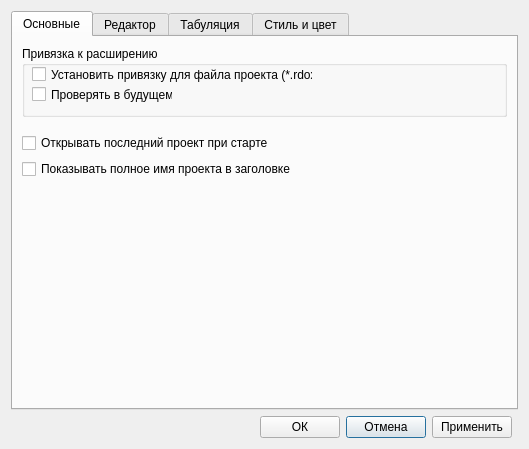
<?xml version="1.0" encoding="UTF-8"?>
<ui version="4.0">
 <class>ViewPreferencesDialog</class>
 <widget class="QDialog" name="ViewPreferencesDialog">
  <property name="geometry">
   <rect>
    <x>0</x>
    <y>0</y>
    <width>499</width>
    <height>449</height>
   </rect>
  </property>
  <property name="windowTitle">
   <string>Настройки</string>
  </property>
  <layout class="QGridLayout" name="gridLayout">
   <item row="1" column="2">
    <widget class="QPushButton" name="buttonCancel">
     <property name="text">
      <string>Отмена</string>
     </property>
    </widget>
   </item>
   <item row="1" column="3">
    <widget class="QPushButton" name="buttonApply">
     <property name="text">
      <string>Применить</string>
     </property>
    </widget>
   </item>
   <item row="1" column="0">
    <spacer name="horizontalSpacer">
     <property name="orientation">
      <enum>Qt::Horizontal</enum>
     </property>
     <property name="sizeHint" stdset="0">
      <size>
       <width>149</width>
       <height>20</height>
      </size>
     </property>
    </spacer>
   </item>
   <item row="1" column="1">
    <widget class="QPushButton" name="buttonOk">
     <property name="text">
      <string>ОК</string>
     </property>
    </widget>
   </item>
   <item row="0" column="0" colspan="5">
    <widget class="QTabWidget" name="tabWidget">
     <property name="currentIndex">
      <number>0</number>
     </property>
     <widget class="QWidget" name="tab_1">
      <property name="accessibleName">
       <string/>
      </property>
      <attribute name="title">
       <string>Основные</string>
      </attribute>
      <layout class="QGridLayout" name="gridLayout_2">
       <item row="0" column="0">
        <layout class="QVBoxLayout" name="verticalLayout_2">
         <item>
          <widget class="QGroupBox" name="groupBox">
           <property name="title">
            <string>Привязка к расширению</string>
           </property>
           <widget class="QCheckBox" name="setupCheckBox">
            <property name="geometry">
             <rect>
              <x>10</x>
              <y>20</y>
              <width>281</width>
              <height>17</height>
             </rect>
            </property>
            <property name="text">
             <string>Установить привязку для файла проекта (*.rdox)</string>
            </property>
           </widget>
           <widget class="QCheckBox" name="checkInFutureCheckBox">
            <property name="geometry">
             <rect>
              <x>10</x>
              <y>40</y>
              <width>141</width>
              <height>17</height>
             </rect>
            </property>
            <property name="text">
             <string>Проверять в будущем</string>
            </property>
           </widget>
          </widget>
         </item>
         <item>
          <spacer name="verticalSpacer_3">
           <property name="orientation">
            <enum>Qt::Vertical</enum>
           </property>
           <property name="sizeType">
            <enum>QSizePolicy::Maximum</enum>
           </property>
           <property name="sizeHint" stdset="0">
            <size>
             <width>20</width>
             <height>10</height>
            </size>
           </property>
          </spacer>
         </item>
         <item>
          <widget class="QCheckBox" name="openLastProjectCheckBox">
           <property name="text">
            <string>Открывать последний проект при старте</string>
           </property>
          </widget>
         </item>
         <item>
          <widget class="QCheckBox" name="showFullNameCheckBox">
           <property name="text">
            <string>Показывать полное имя проекта в заголовке</string>
           </property>
          </widget>
         </item>
        </layout>
       </item>
       <item row="1" column="0">
        <spacer name="verticalSpacer_2">
         <property name="orientation">
          <enum>Qt::Vertical</enum>
         </property>
         <property name="sizeType">
          <enum>QSizePolicy::Minimum</enum>
         </property>
         <property name="sizeHint" stdset="0">
          <size>
           <width>20</width>
           <height>220</height>
          </size>
         </property>
        </spacer>
       </item>
      </layout>
     </widget>
     <widget class="QWidget" name="tab_2">
      <attribute name="title">
       <string>Редактор</string>
      </attribute>
      <layout class="QVBoxLayout" name="verticalLayout">
       <item>
        <layout class="QHBoxLayout" name="horizontalLayout">
         <item>
          <widget class="QGroupBox" name="groupBoxAutoComplete">
           <property name="sizePolicy">
            <sizepolicy hsizetype="Expanding" vsizetype="Expanding">
             <horstretch>0</horstretch>
             <verstretch>0</verstretch>
            </sizepolicy>
           </property>
           <property name="minimumSize">
            <size>
             <width>200</width>
             <height>100</height>
            </size>
           </property>
           <property name="title">
            <string>Авто-завершение</string>
           </property>
           <widget class="QCheckBox" name="checkBoxCodeCompUse">
            <property name="geometry">
             <rect>
              <x>10</x>
              <y>20</y>
              <width>171</width>
              <height>17</height>
             </rect>
            </property>
            <property name="sizePolicy">
             <sizepolicy hsizetype="Expanding" vsizetype="Fixed">
              <horstretch>0</horstretch>
              <verstretch>0</verstretch>
             </sizepolicy>
            </property>
            <property name="text">
             <string>Включить</string>
            </property>
           </widget>
           <widget class="QRadioButton" name="radioButtonFullList">
            <property name="geometry">
             <rect>
              <x>20</x>
              <y>50</y>
              <width>131</width>
              <height>17</height>
             </rect>
            </property>
            <property name="text">
             <string>Полный список</string>
            </property>
           </widget>
           <widget class="QRadioButton" name="radioButtonNearestWords">
            <property name="geometry">
             <rect>
              <x>20</x>
              <y>70</y>
              <width>171</width>
              <height>17</height>
             </rect>
            </property>
            <property name="sizePolicy">
             <sizepolicy hsizetype="Expanding" vsizetype="Fixed">
              <horstretch>0</horstretch>
              <verstretch>0</verstretch>
             </sizepolicy>
            </property>
            <property name="text">
             <string>Только ближайшие слова</string>
            </property>
           </widget>
          </widget>
         </item>
         <item>
          <widget class="QGroupBox" name="groupBoxLeft">
           <property name="sizePolicy">
            <sizepolicy hsizetype="Expanding" vsizetype="Expanding">
             <horstretch>0</horstretch>
             <verstretch>0</verstretch>
            </sizepolicy>
           </property>
           <property name="minimumSize">
            <size>
             <width>200</width>
             <height>100</height>
            </size>
           </property>
           <property name="title">
            <string>Слева</string>
           </property>
           <widget class="QCheckBox" name="checkBoxMarginFold">
            <property name="geometry">
             <rect>
              <x>10</x>
              <y>20</y>
              <width>281</width>
              <height>17</height>
             </rect>
            </property>
            <property name="text">
             <string>Выводить группы</string>
            </property>
           </widget>
           <widget class="QCheckBox" name="checkBoxMarginBookmark">
            <property name="geometry">
             <rect>
              <x>10</x>
              <y>40</y>
              <width>281</width>
              <height>17</height>
             </rect>
            </property>
            <property name="text">
             <string>Выводить закладки</string>
            </property>
           </widget>
           <widget class="QCheckBox" name="checkBoxMarginLineNum">
            <property name="geometry">
             <rect>
              <x>10</x>
              <y>60</y>
              <width>301</width>
              <height>21</height>
             </rect>
            </property>
            <property name="sizePolicy">
             <sizepolicy hsizetype="Expanding" vsizetype="Fixed">
              <horstretch>0</horstretch>
              <verstretch>0</verstretch>
             </sizepolicy>
            </property>
            <property name="text">
             <string>Выводить номера строк</string>
            </property>
           </widget>
          </widget>
         </item>
        </layout>
       </item>
       <item>
        <spacer name="verticalSpacer">
         <property name="orientation">
          <enum>Qt::Vertical</enum>
         </property>
         <property name="sizeType">
          <enum>QSizePolicy::Expanding</enum>
         </property>
         <property name="sizeHint" stdset="0">
          <size>
           <width>20</width>
           <height>173</height>
          </size>
         </property>
        </spacer>
       </item>
      </layout>
     </widget>
     <widget class="QWidget" name="tab_3">
      <attribute name="title">
       <string>Табуляция</string>
      </attribute>
      <layout class="QGridLayout" name="gridLayout_3">
       <item row="0" column="0">
        <widget class="QGroupBox" name="groupBox_2">
         <property name="title">
          <string/>
         </property>
         <layout class="QGridLayout" name="gridLayout_4">
          <item row="0" column="0">
           <layout class="QHBoxLayout" name="horizontalLayout_4">
            <item>
             <layout class="QVBoxLayout" name="verticalLayout_3">
              <property name="sizeConstraint">
               <enum>QLayout::SetMinimumSize</enum>
              </property>
              <item>
               <layout class="QHBoxLayout" name="horizontalLayout_2">
                <item>
                 <widget class="QLabel" name="tabSizeLabel">
                  <property name="sizePolicy">
                   <sizepolicy hsizetype="Fixed" vsizetype="Preferred">
                    <horstretch>0</horstretch>
                    <verstretch>0</verstretch>
                   </sizepolicy>
                  </property>
                  <property name="text">
                   <string>Размер табуляции</string>
                  </property>
                 </widget>
                </item>
                <item>
                 <spacer name="horizontalSpacer_3">
                  <property name="orientation">
                   <enum>Qt::Horizontal</enum>
                  </property>
                  <property name="sizeHint" stdset="0">
                   <size>
                    <width>40</width>
                    <height>20</height>
                   </size>
                  </property>
                 </spacer>
                </item>
                <item>
                 <widget class="QLineEdit" name="tabSizeLineEdit">
                  <property name="sizePolicy">
                   <sizepolicy hsizetype="Fixed" vsizetype="Fixed">
                    <horstretch>0</horstretch>
                    <verstretch>0</verstretch>
                   </sizepolicy>
                  </property>
                  <property name="maximumSize">
                   <size>
                    <width>70</width>
                    <height>16777215</height>
                   </size>
                  </property>
                 </widget>
                </item>
               </layout>
              </item>
              <item>
               <layout class="QHBoxLayout" name="horizontalLayout_3">
                <item>
                 <widget class="QLabel" name="indentSizeLabel">
                  <property name="text">
                   <string>Размер отступа</string>
                  </property>
                 </widget>
                </item>
                <item>
                 <spacer name="horizontalSpacer_2">
                  <property name="orientation">
                   <enum>Qt::Horizontal</enum>
                  </property>
                  <property name="sizeHint" stdset="0">
                   <size>
                    <width>40</width>
                    <height>20</height>
                   </size>
                  </property>
                 </spacer>
                </item>
                <item>
                 <widget class="QLineEdit" name="indentSizeLineEdit">
                  <property name="minimumSize">
                   <size>
                    <width>70</width>
                    <height>0</height>
                   </size>
                  </property>
                  <property name="maximumSize">
                   <size>
                    <width>70</width>
                    <height>16777215</height>
                   </size>
                  </property>
                 </widget>
                </item>
               </layout>
              </item>
             </layout>
            </item>
            <item>
             <layout class="QVBoxLayout" name="verticalLayout_4">
              <item>
               <widget class="QCheckBox" name="useTabSymbolCheckBox">
                <property name="text">
                 <string>Использовать символ табуляции (не пробел)</string>
                </property>
               </widget>
              </item>
              <item>
               <widget class="QCheckBox" name="indentAsTabcheckBox">
                <property name="text">
                 <string>Отступ через табуляцию</string>
                </property>
               </widget>
              </item>
             </layout>
            </item>
           </layout>
          </item>
          <item row="1" column="0">
           <layout class="QVBoxLayout" name="verticalLayout_6">
            <item>
             <layout class="QVBoxLayout" name="verticalLayout_5">
              <item>
               <widget class="QRadioButton" name="eraseWithTabRadioButton">
                <property name="text">
                 <string>Стирать табуляцией</string>
                </property>
               </widget>
              </item>
              <item>
               <widget class="QRadioButton" name="eraseWithIndentRadioButton">
                <property name="text">
                 <string>Стирать отступом</string>
                </property>
               </widget>
              </item>
             </layout>
            </item>
            <item>
             <widget class="QCheckBox" name="autoIndentCheckBox">
              <property name="text">
               <string>Авто-отступ</string>
              </property>
             </widget>
            </item>
           </layout>
          </item>
         </layout>
        </widget>
       </item>
       <item row="1" column="0">
        <spacer name="verticalSpacer_4">
         <property name="orientation">
          <enum>Qt::Vertical</enum>
         </property>
         <property name="sizeType">
          <enum>QSizePolicy::Minimum</enum>
         </property>
         <property name="sizeHint" stdset="0">
          <size>
           <width>20</width>
           <height>180</height>
          </size>
         </property>
        </spacer>
       </item>
      </layout>
     </widget>
     <widget class="QWidget" name="tab_4">
      <attribute name="title">
       <string>Стиль и цвет</string>
      </attribute>
      <layout class="QGridLayout" name="gridLayout_5">
       <item row="4" column="1" colspan="2">
        <widget class="QStackedWidget" name="stackedWidget">
         <property name="minimumSize">
          <size>
           <width>0</width>
           <height>90</height>
          </size>
         </property>
         <property name="currentIndex">
          <number>0</number>
         </property>
         <widget class="QWidget" name="pageRoot">
          <layout class="QGridLayout" name="gridLayout_7">
           <item row="1" column="0">
            <layout class="QHBoxLayout" name="horizontalLayout_15">
             <item>
              <widget class="QLabel" name="label_12">
               <property name="text">
                <string>Показать как</string>
               </property>
              </widget>
             </item>
             <item>
              <widget class="QComboBox" name="switchPreviewComboBox">
               <property name="minimumSize">
                <size>
                 <width>100</width>
                 <height>0</height>
                </size>
               </property>
              </widget>
             </item>
             <item>
              <spacer name="horizontalSpacer_7">
               <property name="orientation">
                <enum>Qt::Horizontal</enum>
               </property>
               <property name="sizeHint" stdset="0">
                <size>
                 <width>40</width>
                 <height>20</height>
                </size>
               </property>
              </spacer>
             </item>
            </layout>
           </item>
           <item row="0" column="0">
            <spacer name="verticalSpacer_5">
             <property name="orientation">
              <enum>Qt::Vertical</enum>
             </property>
             <property name="sizeHint" stdset="0">
              <size>
               <width>20</width>
               <height>40</height>
              </size>
             </property>
            </spacer>
           </item>
          </layout>
         </widget>
         <widget class="QWidget" name="pageText">
          <layout class="QGridLayout" name="gridLayout_6">
           <item row="0" column="0">
            <layout class="QHBoxLayout" name="horizontalLayout_9">
             <item>
              <widget class="QCheckBox" name="wordWrapEditorCheckBox">
               <property name="text">
                <string>Перенос слов</string>
               </property>
              </widget>
             </item>
             <item>
              <widget class="QCheckBox" name="horzScrollEditorCheckBox">
               <property name="text">
                <string>Горизонтальная прокрутка</string>
               </property>
              </widget>
             </item>
            </layout>
           </item>
           <item row="1" column="0">
            <layout class="QHBoxLayout" name="horizontalLayout_16">
             <item>
              <layout class="QHBoxLayout" name="horizontalLayout_17">
               <item>
                <widget class="QLabel" name="label_9">
                 <property name="text">
                  <string>Группа</string>
                 </property>
                </widget>
               </item>
               <item>
                <widget class="QComboBox" name="foldComboBox">
                 <property name="minimumSize">
                  <size>
                   <width>110</width>
                   <height>0</height>
                  </size>
                 </property>
                </widget>
               </item>
              </layout>
             </item>
             <item>
              <layout class="QHBoxLayout" name="horizontalLayout_18">
               <item>
                <widget class="QLabel" name="label_11">
                 <property name="text">
                  <string>Закладка</string>
                 </property>
                </widget>
               </item>
               <item>
                <widget class="QComboBox" name="bookmarkComboBox">
                 <property name="minimumSize">
                  <size>
                   <width>90</width>
                   <height>0</height>
                  </size>
                 </property>
                </widget>
               </item>
              </layout>
             </item>
            </layout>
           </item>
           <item row="2" column="0">
            <widget class="QCheckBox" name="commentCheckBox">
             <property name="text">
              <string>Группа для комментариев</string>
             </property>
            </widget>
           </item>
           <item row="3" column="0">
            <spacer name="verticalSpacer_11">
             <property name="orientation">
              <enum>Qt::Vertical</enum>
             </property>
             <property name="sizeHint" stdset="0">
              <size>
               <width>20</width>
               <height>40</height>
              </size>
             </property>
            </spacer>
           </item>
          </layout>
         </widget>
         <widget class="QWidget" name="pageCompile">
          <layout class="QGridLayout" name="gridLayout_8">
           <item row="0" column="0">
            <layout class="QHBoxLayout" name="horizontalLayout_19">
             <item>
              <widget class="QCheckBox" name="wordWrapBuildCheckBox">
               <property name="text">
                <string>Перенос слов</string>
               </property>
              </widget>
             </item>
             <item>
              <widget class="QCheckBox" name="horzScrollBuildCheckBox">
               <property name="text">
                <string>Горизонтальная прокрутка</string>
               </property>
              </widget>
             </item>
            </layout>
           </item>
           <item row="2" column="0">
            <spacer name="verticalSpacer_6">
             <property name="orientation">
              <enum>Qt::Vertical</enum>
             </property>
             <property name="sizeHint" stdset="0">
              <size>
               <width>20</width>
               <height>40</height>
              </size>
             </property>
            </spacer>
           </item>
           <item row="1" column="0">
            <widget class="QCheckBox" name="warningCheckBox">
             <property name="text">
              <string>Вывод предупреждений</string>
             </property>
            </widget>
           </item>
          </layout>
         </widget>
         <widget class="QWidget" name="pageDebug">
          <layout class="QGridLayout" name="gridLayout_9">
           <item row="0" column="0">
            <layout class="QHBoxLayout" name="horizontalLayout_20">
             <item>
              <widget class="QCheckBox" name="wordWrapDebugCheckBox">
               <property name="text">
                <string>Перенос слов</string>
               </property>
              </widget>
             </item>
             <item>
              <widget class="QCheckBox" name="horzScrollDebugCheckBox">
               <property name="text">
                <string>Горизонтальная прокрутка</string>
               </property>
              </widget>
             </item>
            </layout>
           </item>
           <item row="1" column="0">
            <spacer name="verticalSpacer_7">
             <property name="orientation">
              <enum>Qt::Vertical</enum>
             </property>
             <property name="sizeHint" stdset="0">
              <size>
               <width>20</width>
               <height>40</height>
              </size>
             </property>
            </spacer>
           </item>
          </layout>
         </widget>
         <widget class="QWidget" name="pageTrace">
          <layout class="QGridLayout" name="gridLayout_10">
           <item row="0" column="1">
            <layout class="QHBoxLayout" name="horizontalLayout_22">
             <item>
              <widget class="QLabel" name="label_14">
               <property name="text">
                <string>Горизонт. отступ</string>
               </property>
              </widget>
             </item>
             <item>
              <widget class="QLineEdit" name="horzIndentLineEdit"/>
             </item>
            </layout>
           </item>
           <item row="0" column="0">
            <layout class="QHBoxLayout" name="horizontalLayout_21">
             <item>
              <widget class="QLabel" name="label_13">
               <property name="text">
                <string>Верт. отступ</string>
               </property>
              </widget>
             </item>
             <item>
              <widget class="QLineEdit" name="vertIndentLineEdit"/>
             </item>
            </layout>
           </item>
           <item row="1" column="0">
            <spacer name="verticalSpacer_8">
             <property name="orientation">
              <enum>Qt::Vertical</enum>
             </property>
             <property name="sizeHint" stdset="0">
              <size>
               <width>20</width>
               <height>40</height>
              </size>
             </property>
            </spacer>
           </item>
          </layout>
         </widget>
         <widget class="QWidget" name="pageResult">
          <layout class="QGridLayout" name="gridLayout_11">
           <item row="0" column="0">
            <layout class="QHBoxLayout" name="horizontalLayout_23">
             <item>
              <widget class="QCheckBox" name="wordWrapResultsCheckBox">
               <property name="text">
                <string>Перенос слов</string>
               </property>
              </widget>
             </item>
             <item>
              <widget class="QCheckBox" name="horzScrollResultsCheckBox">
               <property name="text">
                <string>Горизонтальная прокрутка</string>
               </property>
              </widget>
             </item>
            </layout>
           </item>
           <item row="1" column="0">
            <spacer name="verticalSpacer_9">
             <property name="orientation">
              <enum>Qt::Vertical</enum>
             </property>
             <property name="sizeHint" stdset="0">
              <size>
               <width>20</width>
               <height>44</height>
              </size>
             </property>
            </spacer>
           </item>
          </layout>
         </widget>
         <widget class="QWidget" name="pageSearch">
          <layout class="QGridLayout" name="gridLayout_12">
           <item row="0" column="0">
            <layout class="QHBoxLayout" name="horizontalLayout_24">
             <item>
              <widget class="QCheckBox" name="wordWrapFindCheckBox">
               <property name="text">
                <string>Перенос слов</string>
               </property>
              </widget>
             </item>
             <item>
              <widget class="QCheckBox" name="horzScrollFindCheckBox">
               <property name="text">
                <string>Горизонтальная прокрутка</string>
               </property>
              </widget>
             </item>
            </layout>
           </item>
           <item row="1" column="0">
            <spacer name="verticalSpacer_10">
             <property name="orientation">
              <enum>Qt::Vertical</enum>
             </property>
             <property name="sizeHint" stdset="0">
              <size>
               <width>20</width>
               <height>44</height>
              </size>
             </property>
            </spacer>
           </item>
          </layout>
         </widget>
         <widget class="QWidget" name="pageChart">
          <layout class="QGridLayout" name="gridLayout_13">
           <item row="0" column="0">
            <layout class="QHBoxLayout" name="horizontalLayout_26">
             <item>
              <widget class="QLabel" name="label_15">
               <property name="text">
                <string>Заголовок</string>
               </property>
              </widget>
             </item>
             <item>
              <widget class="QComboBox" name="titleComboBox">
               <item>
                <property name="text">
                 <string>8</string>
                </property>
               </item>
               <item>
                <property name="text">
                 <string>9</string>
                </property>
               </item>
               <item>
                <property name="text">
                 <string>10</string>
                </property>
               </item>
               <item>
                <property name="text">
                 <string>11</string>
                </property>
               </item>
               <item>
                <property name="text">
                 <string>12</string>
                </property>
               </item>
               <item>
                <property name="text">
                 <string>14</string>
                </property>
               </item>
               <item>
                <property name="text">
                 <string>16</string>
                </property>
               </item>
               <item>
                <property name="text">
                 <string>18</string>
                </property>
               </item>
               <item>
                <property name="text">
                 <string>20</string>
                </property>
               </item>
               <item>
                <property name="text">
                 <string>22</string>
                </property>
               </item>
               <item>
                <property name="text">
                 <string>24</string>
                </property>
               </item>
               <item>
                <property name="text">
                 <string>26</string>
                </property>
               </item>
               <item>
                <property name="text">
                 <string>28</string>
                </property>
               </item>
               <item>
                <property name="text">
                 <string>36</string>
                </property>
               </item>
               <item>
                <property name="text">
                 <string>48</string>
                </property>
               </item>
               <item>
                <property name="text">
                 <string>72</string>
                </property>
               </item>
              </widget>
             </item>
            </layout>
           </item>
           <item row="0" column="1">
            <layout class="QHBoxLayout" name="horizontalLayout_27">
             <item>
              <spacer name="horizontalSpacer_8">
               <property name="orientation">
                <enum>Qt::Horizontal</enum>
               </property>
               <property name="sizeHint" stdset="0">
                <size>
                 <width>40</width>
                 <height>20</height>
                </size>
               </property>
              </spacer>
             </item>
             <item>
              <widget class="QLabel" name="label_16">
               <property name="text">
                <string>Легенда</string>
               </property>
              </widget>
             </item>
             <item>
              <widget class="QComboBox" name="legendComboBox">
               <item>
                <property name="text">
                 <string>8</string>
                </property>
               </item>
               <item>
                <property name="text">
                 <string>9</string>
                </property>
               </item>
               <item>
                <property name="text">
                 <string>10</string>
                </property>
               </item>
               <item>
                <property name="text">
                 <string>11</string>
                </property>
               </item>
               <item>
                <property name="text">
                 <string>12</string>
                </property>
               </item>
               <item>
                <property name="text">
                 <string>14</string>
                </property>
               </item>
               <item>
                <property name="text">
                 <string>16</string>
                </property>
               </item>
               <item>
                <property name="text">
                 <string>18</string>
                </property>
               </item>
               <item>
                <property name="text">
                 <string>20</string>
                </property>
               </item>
               <item>
                <property name="text">
                 <string>22</string>
                </property>
               </item>
               <item>
                <property name="text">
                 <string>24</string>
                </property>
               </item>
               <item>
                <property name="text">
                 <string>26</string>
                </property>
               </item>
               <item>
                <property name="text">
                 <string>28</string>
                </property>
               </item>
               <item>
                <property name="text">
                 <string>36</string>
                </property>
               </item>
               <item>
                <property name="text">
                 <string>48</string>
                </property>
               </item>
               <item>
                <property name="text">
                 <string>72</string>
                </property>
               </item>
              </widget>
             </item>
            </layout>
           </item>
           <item row="1" column="0" colspan="2">
            <layout class="QHBoxLayout" name="horizontalLayout_25">
             <item>
              <widget class="QLabel" name="label_17">
               <property name="text">
                <string>Минимальный интервал между значениями</string>
               </property>
              </widget>
             </item>
             <item>
              <widget class="QLineEdit" name="tickWidthLineEdit">
               <property name="maximumSize">
                <size>
                 <width>50</width>
                 <height>16777215</height>
                </size>
               </property>
              </widget>
             </item>
            </layout>
           </item>
           <item row="0" column="2">
            <spacer name="horizontalSpacer_6">
             <property name="orientation">
              <enum>Qt::Horizontal</enum>
             </property>
             <property name="sizeHint" stdset="0">
              <size>
               <width>40</width>
               <height>20</height>
              </size>
             </property>
            </spacer>
           </item>
          </layout>
         </widget>
         <widget class="QWidget" name="pageAnimation"/>
        </widget>
       </item>
       <item row="0" column="1">
        <layout class="QHBoxLayout" name="horizontalLayout_7">
         <item>
          <widget class="QLabel" name="label_3">
           <property name="text">
            <string>Тема</string>
           </property>
          </widget>
         </item>
         <item>
          <spacer name="horizontalSpacer_4">
           <property name="orientation">
            <enum>Qt::Horizontal</enum>
           </property>
           <property name="sizeHint" stdset="0">
            <size>
             <width>13</width>
             <height>17</height>
            </size>
           </property>
          </spacer>
         </item>
         <item>
          <widget class="QComboBox" name="themeComboBox">
           <property name="minimumSize">
            <size>
             <width>160</width>
             <height>0</height>
            </size>
           </property>
          </widget>
         </item>
        </layout>
       </item>
       <item row="1" column="1" colspan="2">
        <layout class="QHBoxLayout" name="horizontalLayout_8">
         <item>
          <widget class="QFontComboBox" name="fontComboBox">
           <property name="minimumSize">
            <size>
             <width>200</width>
             <height>0</height>
            </size>
           </property>
          </widget>
         </item>
         <item>
          <widget class="QComboBox" name="fontSizeComboBox">
           <property name="minimumSize">
            <size>
             <width>90</width>
             <height>0</height>
            </size>
           </property>
           <item>
            <property name="text">
             <string>8</string>
            </property>
           </item>
           <item>
            <property name="text">
             <string>9</string>
            </property>
           </item>
           <item>
            <property name="text">
             <string>10</string>
            </property>
           </item>
           <item>
            <property name="text">
             <string>11</string>
            </property>
           </item>
           <item>
            <property name="text">
             <string>12</string>
            </property>
           </item>
           <item>
            <property name="text">
             <string>14</string>
            </property>
           </item>
           <item>
            <property name="text">
             <string>16</string>
            </property>
           </item>
           <item>
            <property name="text">
             <string>18</string>
            </property>
           </item>
           <item>
            <property name="text">
             <string>20</string>
            </property>
           </item>
           <item>
            <property name="text">
             <string>22</string>
            </property>
           </item>
           <item>
            <property name="text">
             <string>24</string>
            </property>
           </item>
           <item>
            <property name="text">
             <string>26</string>
            </property>
           </item>
           <item>
            <property name="text">
             <string>28</string>
            </property>
           </item>
           <item>
            <property name="text">
             <string>36</string>
            </property>
           </item>
           <item>
            <property name="text">
             <string>48</string>
            </property>
           </item>
           <item>
            <property name="text">
             <string>72</string>
            </property>
           </item>
          </widget>
         </item>
        </layout>
       </item>
       <item row="2" column="1">
        <layout class="QHBoxLayout" name="horizontalLayout_5">
         <item>
          <widget class="QLabel" name="label_4">
           <property name="text">
            <string>Текст</string>
           </property>
          </widget>
         </item>
         <item>
          <widget class="QComboBox" name="fgColorComboBox">
           <property name="minimumSize">
            <size>
             <width>115</width>
             <height>0</height>
            </size>
           </property>
          </widget>
         </item>
         <item>
          <widget class="QToolButton" name="fgColorToolButton">
           <property name="text">
            <string>...</string>
           </property>
          </widget>
         </item>
        </layout>
       </item>
       <item row="0" column="0" rowspan="5">
        <widget class="QTreeWidget" name="treeWidget">
         <property name="horizontalScrollBarPolicy">
          <enum>Qt::ScrollBarAsNeeded</enum>
         </property>
         <attribute name="headerVisible">
          <bool>false</bool>
         </attribute>
         <column>
          <property name="text">
           <string/>
          </property>
         </column>
        </widget>
       </item>
       <item row="2" column="2" rowspan="2">
        <layout class="QVBoxLayout" name="verticalLayout_7">
         <item>
          <widget class="QCheckBox" name="boldCheckBox">
           <property name="text">
            <string>Утолстить</string>
           </property>
          </widget>
         </item>
         <item>
          <widget class="QCheckBox" name="italicCheckBox">
           <property name="text">
            <string>Наклонить</string>
           </property>
          </widget>
         </item>
         <item>
          <widget class="QCheckBox" name="underlineCheckBox">
           <property name="text">
            <string>Подчеркнуть</string>
           </property>
          </widget>
         </item>
        </layout>
       </item>
       <item row="3" column="1">
        <layout class="QHBoxLayout" name="horizontalLayout_6">
         <item>
          <widget class="QLabel" name="label_5">
           <property name="text">
            <string>Фон</string>
           </property>
          </widget>
         </item>
         <item>
          <widget class="QComboBox" name="bgColorComboBox">
           <property name="minimumSize">
            <size>
             <width>115</width>
             <height>0</height>
            </size>
           </property>
          </widget>
         </item>
         <item>
          <widget class="QToolButton" name="bgColorToolButton">
           <property name="text">
            <string>...</string>
           </property>
          </widget>
         </item>
        </layout>
       </item>
       <item row="5" column="0" colspan="3">
        <widget class="QStackedWidget" name="previewStackedWidget">
         <property name="frameShape">
          <enum>QFrame::Box</enum>
         </property>
         <property name="frameShadow">
          <enum>QFrame::Plain</enum>
         </property>
        </widget>
       </item>
      </layout>
     </widget>
    </widget>
   </item>
  </layout>
 </widget>
 <resources/>
 <connections/>
</ui>
